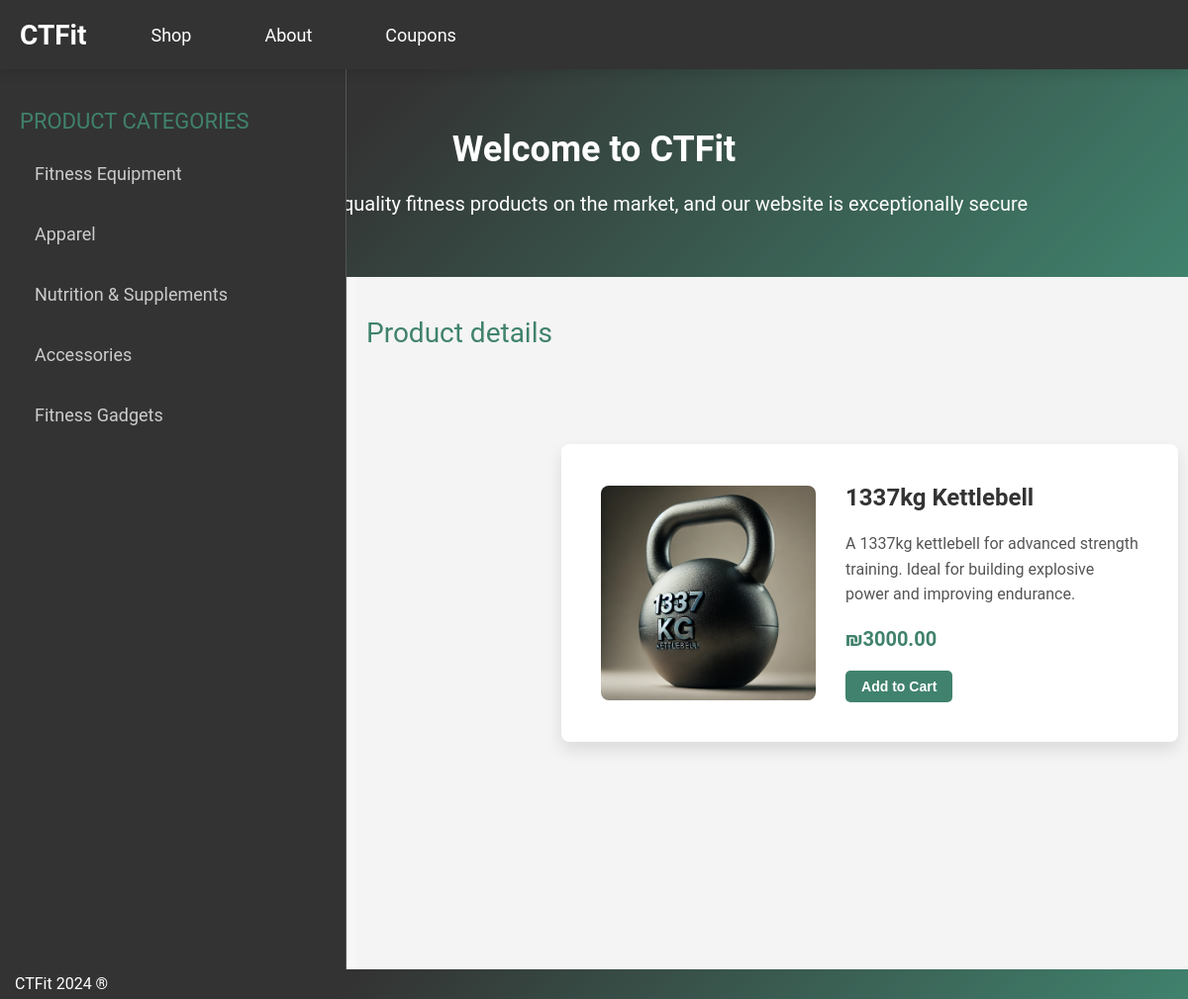
Screenshot of /product.php?title=1337kg+Kettlebell with the database file from the repository.
### tables this page shows
CREATE TABLE `products_2` (
  `id` int NOT NULL,
  `image` varchar(255) NOT NULL,
  `title` varchar(255) NOT NULL,
  `price` varchar(10) NOT NULL,
  `description` text NOT NULL,
  `category` varchar(100) NOT NULL,
  `meta_description` varchar(255) NOT NULL,
  `meta_keywords` varchar(255) NOT NULL
);

### php/functions.php (called while the page is built, shortened)
<?php
function dbConnect(){
    $mysqli = new mysqli(SERVER, USERNAME, PASSWORD, DATABASE);
    if($mysqli->connect_errno != 0){
        return FALSE;
    }else{
        return $mysqli;
    }
}
function getCategories(){
    $mysqli = dbConnect();
    $result = $mysqli->query("SELECT DISTINCT category FROM products_2");
    while($row = $result->fetch_assoc()){
        $categories[] = $row;
    }
    return $categories;
}
function getProductByTitle($title){
    $mysqli = dbConnect();
    $stmt = $mysqli->prepare("SELECT * FROM products_2 WHERE title = ?");
    $stmt->bind_param("s", $title);
    $stmt->execute();
    $result = $stmt->get_result();
    $data = $result->fetch_all(MYSQLI_ASSOC);
    return $data;
}

### product.php (the view, shortened to what this page needs)
<?php require "php/functions.php" ?>
<?php
    if (isset($_GET["title"])) {
        $title = urldecode($_GET["title"]);
        $product = getProductByTitle($title);
    }
?>
<!DOCTYPE html>
<html lang="en">
<head>
    <link rel="stylesheet" href="css/style.css">
</head>
<body>
    <?php include "includes/nav.php" ?>
    <?php include "includes/header.php" ?>
    <main>
        <div class="left">
            <div class="section-title">Product Categories</div>
            <?php $categories = getCategories(); ?>
            <?php
                foreach ($categories as $category) {
                   ?>
                        <a href="category.php?category=<?php echo urlencode($category['category']) ?>">
                            <?php echo ucfirst($category['category']) ?>
                        </a>
                    <?php
                }
            ?>
        </div>
        <div class="right">
            <div class="section-title">Product details</div>
            <?php if (!empty($product)) : ?>
                <div class="product-details">
                    <img src="<?php echo "products/{$product[0]['image']}" ?>" alt="">
                    <div class="product-info">
                        <h1 class="title"><?php echo htmlspecialchars($product[0]['title']) ?></h1>
                        <p class="description"><?php echo htmlspecialchars($product[0]['description']) ?></p>
                        <p class="price"><?php echo htmlspecialchars($product[0]['price']) ?></p>
                        <button class="add-to-cart">Add to Cart</button>
                    </div>
                </div>
            <?php else : ?>
                <p>Sorry, the product you are looking for could not be found.</p>
            <?php endif; ?>
        </div>
    </main>
    <?php include "includes/footer.php" ?>
</body>
</html>

### css/style.css (style rules this page uses)
* { margin: 0; padding: 0; box-sizing: border-box; }
html, body { height: 100%; margin: 0; padding: 0; font-family: 'Roboto', sans-serif; color: #333; background-color: #f7f7f7; }
main { display: flex; height: calc(100vh - 70px); margin-top: 0; }
main .left { background-color: #333; border-right: thin solid #555; padding: 20px; color: #ccc; width: 350px; position: fixed; top: 70px; left: 0; bottom: 0; }
main .left .section-title { font-size: 22px; margin-bottom: 20px; margin-top: 20px; color: #40826D; text-transform: uppercase; }
main .left a { display: block; text-decoration: none; color: #ccc; font-size: 18px; margin-bottom: 20px; padding: 10px 15px; border-radius: 5px; transition: background-color 0.3s, color 0.3s; }
main .right { flex-grow: 1; padding: 40px 10px; margin-left: 360px; background-color: #f4f4f4; }
main .right .section-title { font-size: 28px; color: #40826D; margin-bottom: 20px; }
main .right .description { margin-top: 5px; color: #777; font-size: 16px; line-height: 24px; }
main .right .price { font-size: 24px; margin-top: 15px; color: #40826D; }

### product.php (style rules this page uses)
.product-details { display: flex; align-items: center; justify-content: center; padding: 40px; background-color: #fff; border-radius: 8px; box-shadow: 0 8px 16px rgba(0, 0, 0, 0.1); margin-top: 12vh; margin-left: 24%; max-width: 800px; }
.product-details img { width: 40%; max-width: 250px; margin-right: 30px; border-radius: 8px; transition: transform 0.3s ease; }
.product-details .product-info { flex: 1; text-align: left; }
.product-details .product-info .title { font-size: 24px; font-weight: bold; color: #333; margin-bottom: 20px; }
.product-details .product-info .description { font-size: 16px; color: #555; margin-bottom: 20px; line-height: 1.6; }
.product-details .product-info .price { font-size: 20px; color: #40826D; font-weight: bold; margin-bottom: 20px; }
.product-details .product-info .add-to-cart { padding: 8px 16px; background-color: #40826D; color: white; border: none; border-radius: 5px; cursor: pointer; font-size: 14px; font-weight: bold; transition: background-color 0.3s ease, transform 0.3s ease; }

### rows the page displays
products_2: image (picture), title "1337kg Kettlebell", description "A 1337kg kettlebell for advanced strength training. Ideal for building explosive power and improving endurance.", price "₪3000.00"

### other values shown
$category['category'] "Fitness Equipment"
$category['category'] "Apparel"
$category['category'] "Nutrition & Supplements"
$category['category'] "Accessories"
$category['category'] "Fitness Gadgets"
